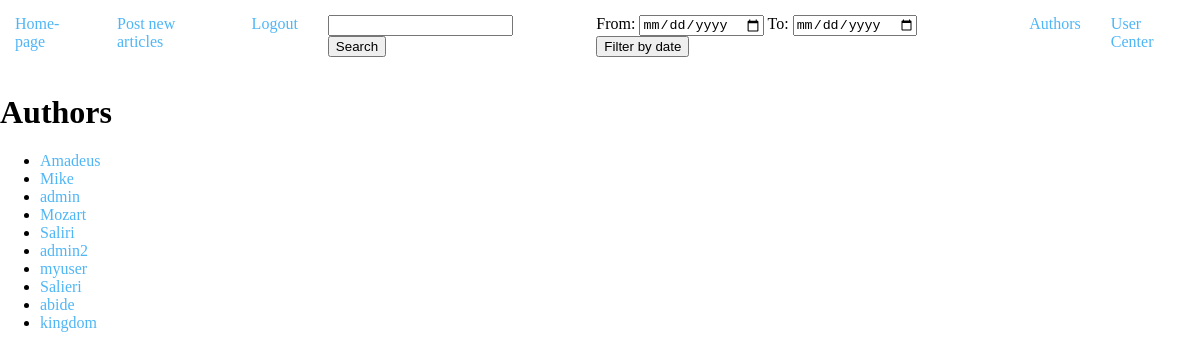
/blogs/authors/ (signed in), run on the app's committed database.
### blogs/models.py (models this page shows, shortened)
class Author(models.Model):
    user = models.OneToOneField(User, on_delete=models.CASCADE, null=True, related_name='author')

### blogs/views.py (the view)
# urls.py: path('authors/', views.author_list, name='author_list'),
def author_list(request):
    authors = Author.objects.all()
    return render(request, 'blogs/author_list.html', {'authors': authors})

### blogs/templates/blogs/author_list.html
{% extends 'blogs/base.html' %}
{% block content %}
<h1>Authors</h1>
<ul>
{% for author in authors %}
    <li><a href="{% url 'author_posts' username=author.user.username %}">{{ author.user.username }}</a></li>
{% empty %}
    <li>No authors found.</li>
{% endfor %}
</ul>
{% endblock content %}

### blogs/templates/blogs/base.html (style rules this page uses)
a { text-decoration: none; color: rgb(79, 182, 246); }
body { margin: 0; }

### data on the page
Author: user.username "Amadeus"
Author: user.username "Mike"
Author: user.username "admin"
Author: user.username "Mozart"
Author: user.username "Saliri"
Author: user.username "admin2"
Author: user.username "myuser"
Author: user.username "Salieri"
Author: user.username "abide"
Author: user.username "kingdom"
